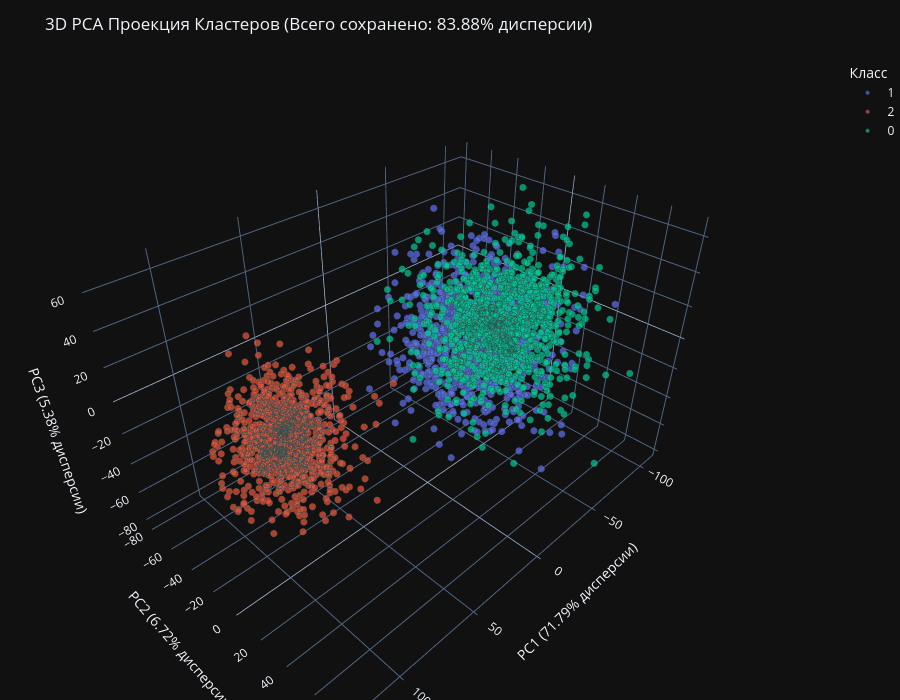

Notebook source saved alongside this figure:
### Code cell
# 3. 3D Визуализация (PCA)
analyzer.visualize_3d()

### Figure 1 — Plotly figure (JSON) as saved in the notebook; plotly's stock layout.template omitted (floating-point values rounded to 4 significant figures; data arrays with more than 128 entries replaced by an {"elided": "..."} marker saying what was removed)
{"data": [{"hovertemplate": "Класс=1<br>PC1 (71.79% дисперсии)=%{x}<br>PC2 (6.72% дисперсии)=%{y}<br>PC3 (5.38% дисперсии)=%{z}<extra></extra>", "legendgroup": "1", "marker": {"color": "#636efa", "line": {"color": "DarkSlateGrey", "width": 0.5}, "opacity": 0.7, "size": 4, "symbol": "circle"}, "mode": "markers", "name": "1", "scene": "scene", "showlegend": true, "type": "scatter3d", "x": {"elided": "1000 float values"}, "y": {"elided": "1000 float values"}, "z": {"elided": "1000 float values"}}, {"hovertemplate": "Класс=2<br>PC1 (71.79% дисперсии)=%{x}<br>PC2 (6.72% дисперсии)=%{y}<br>PC3 (5.38% дисперсии)=%{z}<extra></extra>", "legendgroup": "2", "marker": {"color": "#EF553B", "line": {"color": "DarkSlateGrey", "width": 0.5}, "opacity": 0.7, "size": 4, "symbol": "circle"}, "mode": "markers", "name": "2", "scene": "scene", "showlegend": true, "type": "scatter3d", "x": {"elided": "1000 float values"}, "y": {"elided": "1000 float values"}, "z": {"elided": "1000 float values"}}, {"hovertemplate": "Класс=0<br>PC1 (71.79% дисперсии)=%{x}<br>PC2 (6.72% дисперсии)=%{y}<br>PC3 (5.38% дисперсии)=%{z}<extra></extra>", "legendgroup": "0", "marker": {"color": "#00cc96", "line": {"color": "DarkSlateGrey", "width": 0.5}, "opacity": 0.7, "size": 4, "symbol": "circle"}, "mode": "markers", "name": "0", "scene": "scene", "showlegend": true, "type": "scatter3d", "x": {"elided": "1000 float values"}, "y": {"elided": "1000 float values"}, "z": {"elided": "1000 float values"}}], "layout": {"height": 700, "legend": {"title": {"text": "Класс"}, "tracegroupgap": 0}, "margin": {"b": 0, "l": 0, "r": 0, "t": 60}, "scene": {"domain": {"x": [0, 1], "y": [0, 1]}, "xaxis": {"title": {"text": "PC1 (71.79% дисперсии)"}}, "yaxis": {"title": {"text": "PC2 (6.72% дисперсии)"}}, "zaxis": {"title": {"text": "PC3 (5.38% дисперсии)"}}}, "title": {"text": "3D PCA Проекция Кластеров (Всего сохранено: 83.88% дисперсии)"}}}
